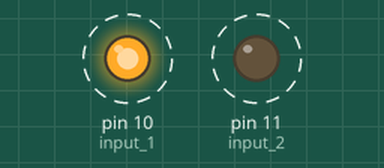
Recording of a sketch running on a simulated Arduino Uno, built with avr-gcc and run on an emulated ATmega328P. Shown: output pins drawn as LEDs (lit = HIGH). Dashed ring = blinking.

Above: at 0.2 s.
Timing chart, 0 to 3.5 s (numbered marks = the images above):
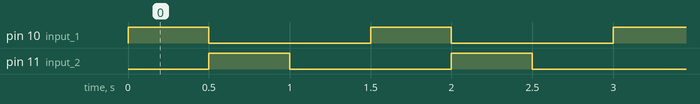

The sketch:

BA6208_DC_Motor.ino
```cpp
int input_1 = 10;
int input_2 = 11;
// 아두이노 디지털 2, 3번 핀을 선택

void setup() {
  Serial.begin(9600);

  pinMode(input_1, OUTPUT);
  pinMode(input_2, OUTPUT);
// 핀 모드를 출력으로 설정.
}
void loop() {


  digitalWrite(input_1, HIGH);
  digitalWrite(input_2, LOW);
  delay(500);
  // 아두이노 2번 핀과, 모터 드라이브 3 번 핀 A 입력을 연결
  // 아두이노 3번 핀과, 모터 드라이브 2 번 핀 B 입력을 연결
  // 출력을 통해 모터 드라이브 3 번 핀 A 입력 핀에 신호를 주고
  // 출력을 통해 모터 드라이브 2 번 핀 B 입력 핀에는 신호를 주지 않는다.
  // 모터 드라이브 8번 핀으로 A 출력으로 신호가 나가고 모터는 정회전 동작을 한다.

  digitalWrite(input_1, LOW);
  digitalWrite(input_2, HIGH);
  delay(500);
  // 위와는 반대의 동작

  digitalWrite(input_1, LOW);
  digitalWrite(input_2, LOW);
  delay(500);
  // 모터 정지
}
```

Measured:
- by itself, pin 10 (input_1), pin 11 (input_2): alternates HIGH for 0.50 s and LOW for 1.0 s
- by itself, everything shown: repeats every 1.5 s, in 3 steps
